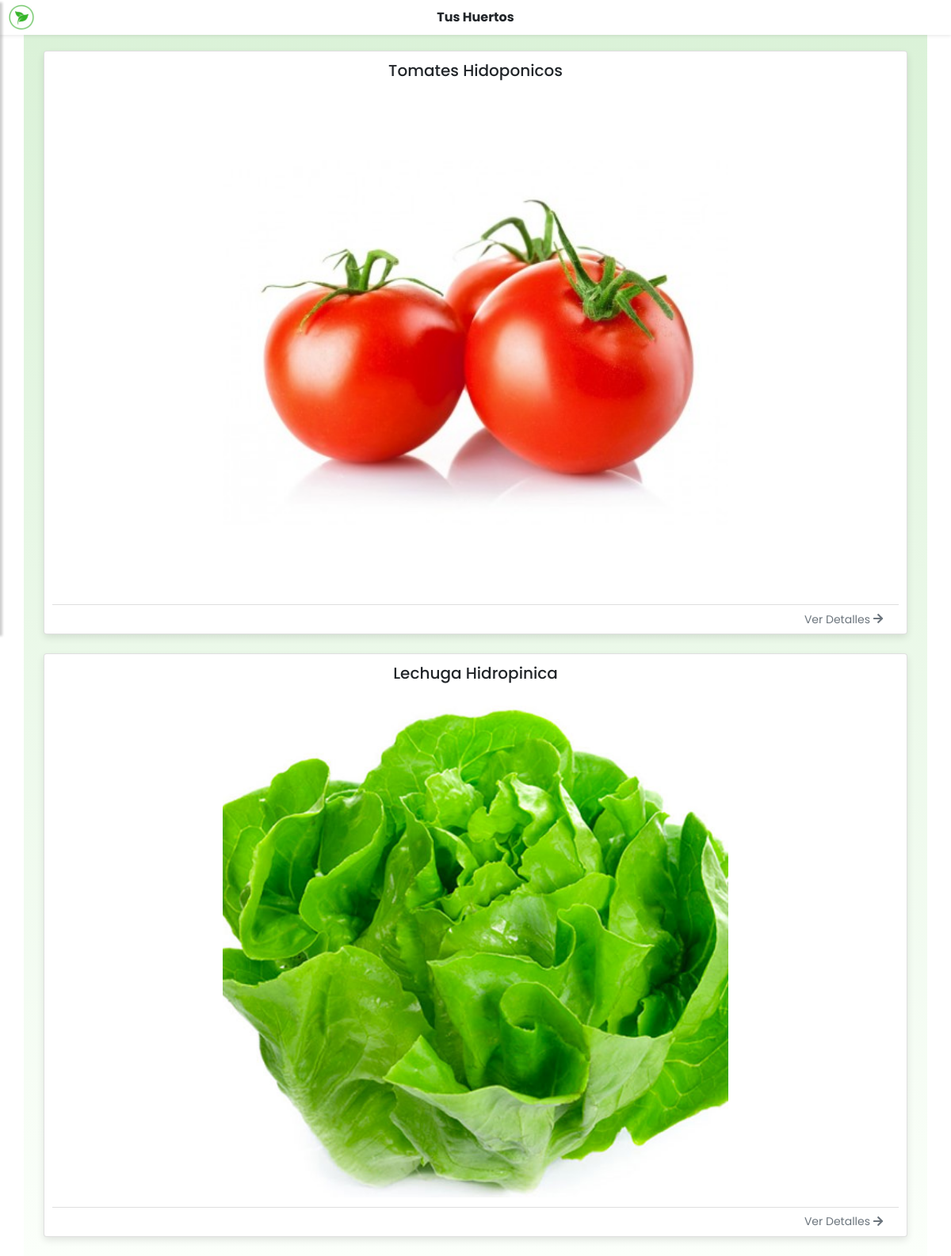
Page /farm (signed in) on the committed database.
### app_backend/models.py (models this page shows, shortened)
class Farm(models.Model):
    uuid = models.CharField(max_length=10, unique=True)
    owner = models.ForeignKey(User, on_delete=models.CASCADE)
    seed = models.ForeignKey(Seed, null=True, on_delete=models.PROTECT)
    sensor_temp_air = models.PositiveIntegerField(default=0)
    sensor_temp_water = models.PositiveIntegerField(default=0)
    sensor_light = models.PositiveIntegerField(default=0)
    sensor_wetness = models.PositiveIntegerField(default=0)
    last_date = models.DateTimeField(auto_now=True)

class Seed(models.Model):
    name = models.CharField(max_length=100)
    image = models.CharField(max_length=200)

### app_frontend/views.py (the view)
# urls.py: path('farm', login_required(FarmListView.as_view())),
class FarmListView(ListView):
    queryset = Farm.objects.all()
    context_object_name = 'farm_list'
    template_name = 'farm/farm_list.html'
    def get_queryset(self):
        return self.queryset.filter(owner_id=self.request.user.id)

### app_frontend/templates/farm/farm_list.html (shortened to what this page needs)
{% extends 'template_base.html' %}
{% load static %}
{% block menu %}
    <nav class="navbar shadow-sm">
        <a class="navbar-brand" id="sidebarCollapse" href="#">
            <img src="{% static 'img/logo.png' %}" width="34" height="34" alt="menu">
        </a>
        <ul class="nav navbar-nav abs-center-x">
            <li class="nav-item">
                <a class="nav-link" href="/farm">
                    <strong>Tus Huertos</strong>
                </a>
            </li>
        </ul>
    </nav>
{% endblock %}
{% block content %}
    <div class="container bg-green text-center">
        {% for f in farm_list %}
            <div class="row mb-4">
                <div class="col box-farm">
                    <div class="card">
                        <div class="card-body">
                            <h5 class="card-title text-center">{{ f.seed.name }}</h5>
                            <img class="card-img-top mx-auto d-block" style="max-width: 60%" src="{{ f.seed.image }}"
                                 alt="Card image cap">
                        </div>
                        <div class="card-footer text-muted text-right">
                            <a href="/farm/{{ f.id }}" class="card-link">Ver Detalles <span><i
                                    class="fas fa-arrow-right"></i></span></a>
                        </div>
                    </div>
                </div>
            </div>
        {% endfor %}
    </div>
{% endblock %}

### static/css/app.css (style rules this page uses)
.bg-green { background: rgba(54, 183, 39, 0.1803921568627451); background: -moz-linear-gradient(top, rgba(255,255,255,1) 0%, rgba(105,194,95,1) 0%, rgba(251,255,250,1) 100%); background: -webkit-gradient(left top, left bottom, color-stop(0%, rgba(255,255,255,1)), color-stop(0%, rgba(105,194,95,1)), color-stop(100%, rgba(251,255,250,1))); background: -webkit-linear-gradient(top, rgba(255,255,255,1) 0%, rgba(54, 183, 39, 0.1803921568627451) 0%, rgba(251,255,250,1) 100%); background: -o-linear-gradient(top, rgba(255,255,255,1) 0%, rgba(105,194,95,1) 0%, rgba(251,255,250,1) 100%); background: -ms-linear-gradient(top, rgba(255,255,255,1) 0%, rgba(105,194,95,1) 0%, rgba(251,255,250,1) 100%); background: linear-gradient(to bottom, rgba(255,255,255,1) 0%, rgba(54, 183, 39, 0.1803921568627451) 0%, rgba(251,255,250,1) 100%); filter: progid:DXImageTransform.Microsoft.gradient( startColorstr='#ffffff', endColorstr='#fbfffa', GradientType=0 ); }
html, body { height: 100%; }
.container { min-height: 100%; overflow: hidden; }
body { font-family: 'Poppins', sans-serif; }
.container { padding-top: 20px; }
.abs-center-x { position: absolute; left: 50%; transform: translateX(-50%); }
a, a:hover, a:focus { color: inherit; text-decoration: none; transition: all 0.3s; }
.navbar { border: none; border-radius: 0; padding: 0 10px 0 10px }
.box-farm .card, .box-history .card, .card { box-shadow: 0 4px 10px rgba(0,0,0,.1) }
.box-farm { margin-right: 10px; margin-left: 10px; }
.card-body { padding: 12px; }
.card-footer { margin-left: 10px; margin-right: 10px; padding: .45rem 1.25rem; background-color: white; font-size: 14px; }

### rows in the picture
Farm: seed.name "Tomates Hidoponicos", seed.image (picture)
Farm: seed.name "Lechuga Hidropinica", seed.image (picture)
